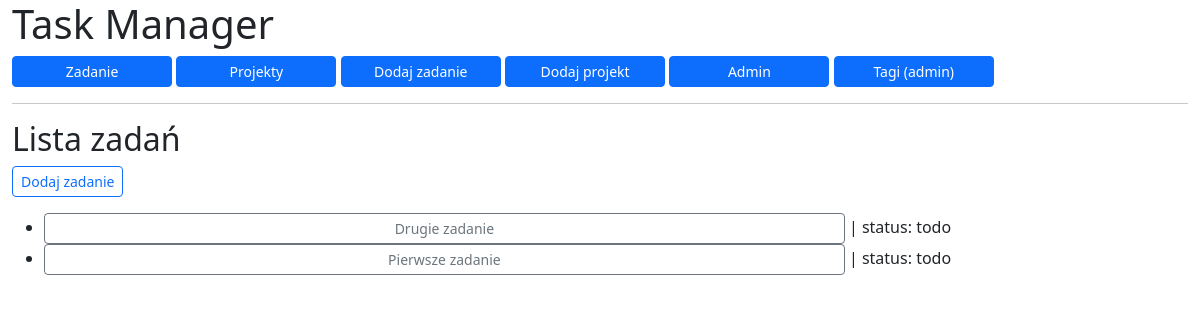
The app's page /, older data.
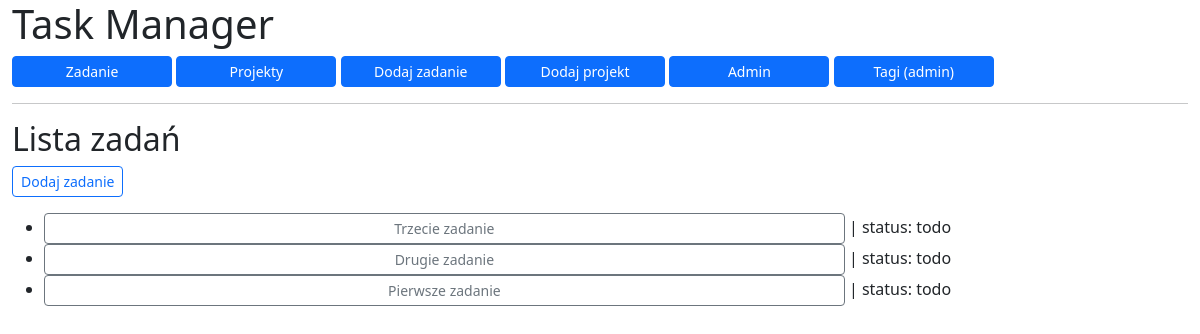
The same page, newer data.
### app/models.py (models this page shows, shortened)
class Task(models.Model):
    class Status(models.TextChoices):
        TODO = "todo", "To do"
        DOING = "doing", "Doing"
        DONE = "done", "Done"
    project = models.ForeignKey(
        Project,
        on_delete=models.CASCADE,
        related_name="app",
    )
    title = models.CharField(max_length=200)
    description = models.TextField(blank=True)
    status = models.CharField(
        max_length=10,
        choices=Status.choices,
        default=Status.TODO,
    )
    due_date = models.DateField(blank=True, null=True)
    created_at = models.DateTimeField(auto_now_add=True)
    tags = models.ManyToManyField(
        Tag,
        blank=True,
        related_name="app",
    )
    class Meta:
        ordering = ["-created_at"]
        verbose_name = "zadania"
        verbose_name_plural = "zadania"

### app/views.py (the view)
# urls.py: path("", TaskListView.as_view(), name="task_list"),
class TaskListView(ListView):
    model = Task
    context_object_name = "tasks"

### app/templates/app/task_list.html
{% extends "base.html" %}
{% block content %}
<h2>Lista zadań</h2>
<p>
    <a href="{% url 'task_add' %}" class="btn btn-outline-primary btn-sm">Dodaj zadanie</a>
</p>
{% if tasks %}
    <ul>
        {% for task in tasks %}
            <li>
                <a href="{% url 'task_detail' task.pk %}" class="btn btn-outline-secondary btn-sm" style="width: 100ch;">
                    {{ task.title }}
                </a>
                | status: {{ task.status }}
            </li>
        {% endfor %}
    </ul>
{% else %}
    <p>Brak zadań.</p>
{% endif %}
{% endblock %}

### app/templates/base.html (shortened to what this page needs)
<!DOCTYPE html>
<html lang="en">
<head>
    <link href="https://cdn.jsdelivr.net/npm/bootstrap@5.3.3/dist/css/bootstrap.min.css" rel="stylesheet">
</head>
<body>
    <div class="container-fluid">
        <h1>Task Manager</h1>
        <nav>
            <a href="{% url 'task_list' %}" class="btn btn-primary btn-sm" style="width: 20ch;">Zadanie</a>
            <a href="{% url 'project_list' %}" class="btn btn-primary btn-sm" style="width: 20ch;">Projekty</a>
            <a href="{% url 'task_add' %}" class="btn btn-primary btn-sm" style="width: 20ch;">Dodaj zadanie</a>
            <a href="{% url 'project_add' %}" class="btn btn-primary btn-sm" style="width: 20ch;">Dodaj projekt</a>
            <a href="{% url 'admin:index' %}" class="btn btn-primary btn-sm" style="width: 20ch;">Admin</a>
            <a href="{% url 'admin:app_tag_changelist' %}" class="btn btn-primary btn-sm" style="width: 20ch;">Tagi (admin)</a>
        </nav>
        <hr>
        {% block content %}
        {% endblock %}
    </div>
</body>
</html>

Row changes from the older to the newer data that the page shows:
added Task: title "Trzecie zadanie", status "todo"
